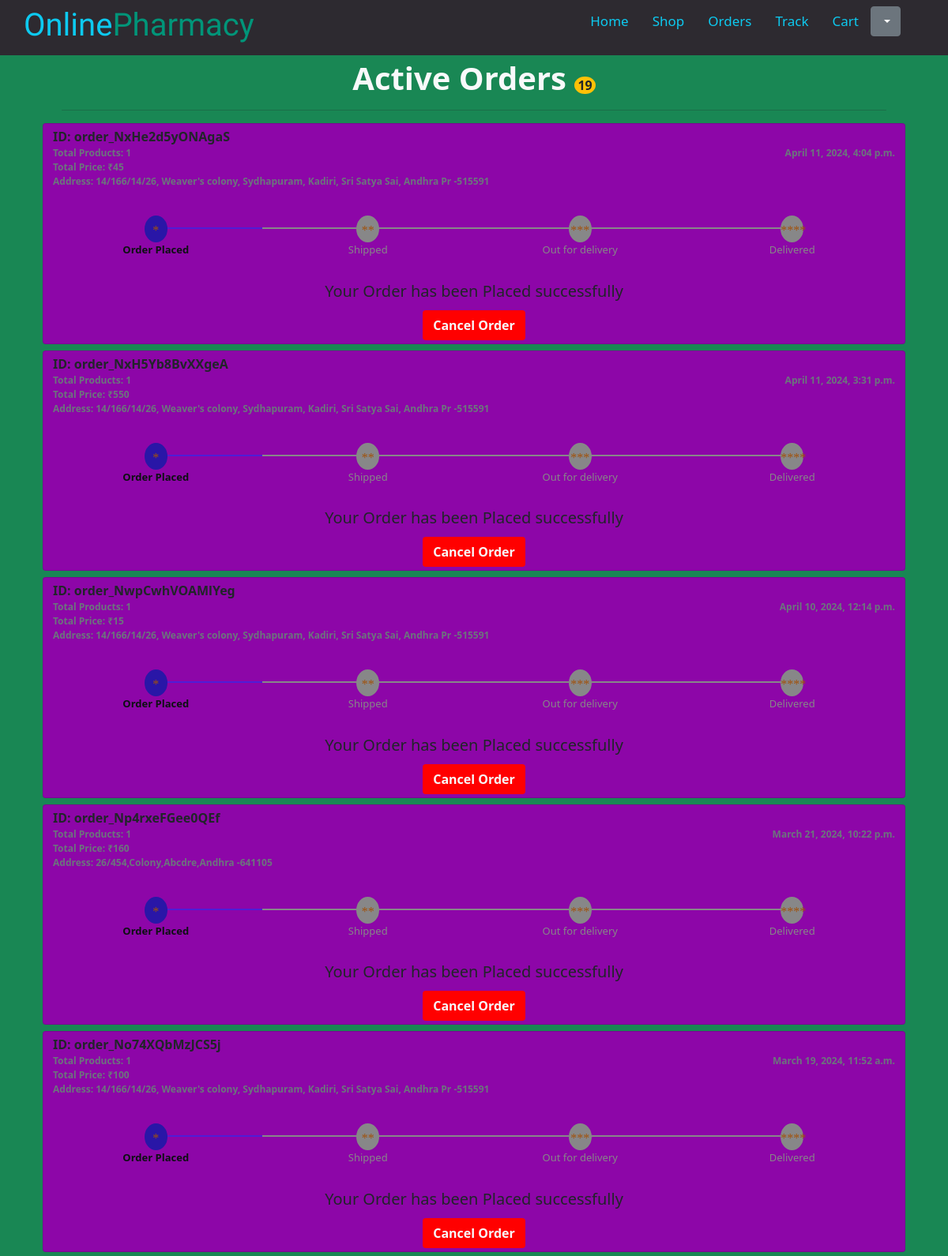
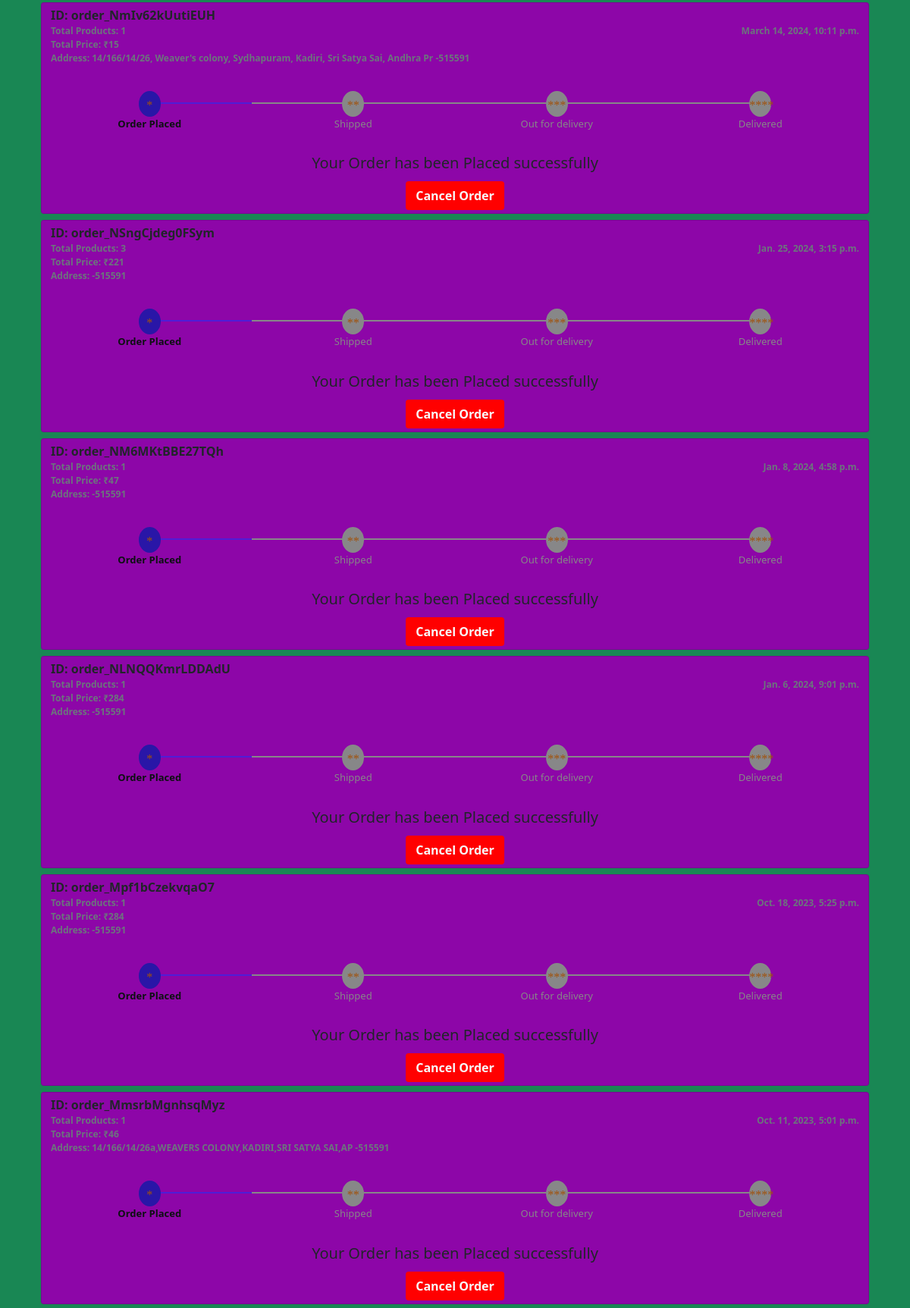
Screenshot of /orders/ (signed in, upper part) with the database file from the repository (2 pictures, top to bottom).
### app/models.py (models this page shows)
class Orders(models.Model):
    statusoption=(
        (1,'Active'),
        (2,'Dispatched'),
        (3,'Out For Delivery'),
        (4,'Delivered'),
        (5,'Declined')
    )
    user=models.ForeignKey(User, on_delete=models.CASCADE)
    orderid=models.CharField(max_length=100)
    totalprice=models.IntegerField(null=False,blank=False)
    totalproducts=models.IntegerField(null=False,blank=False)
    status=models.IntegerField(choices=statusoption,default=1,null=False,blank=False)
    address=models.TextField(max_length=300)
    pincode=models.CharField(max_length=6)
    created_at=models.DateTimeField(auto_now_add=True)
    updated_at=models.DateTimeField(auto_now=True)
    review=models.BooleanField(default=False)
    class Meta:
        ordering =('-updated_at',)

### app/views.py (the view)
# urls.py: path('orders/',views.order),
def order(req):
    if req.user.is_authenticated :
        order=Orders.objects.filter(user=req.user).exclude(status=4).exclude(status=5)
        previous=Orders.objects.filter(user=req.user).exclude(status=1).exclude(status=2).exclude(status=3)
        print(previous)
        return render(req,"orders.html",{"order" : order,"previous" : previous,"ordercount" : order.count(),"pcount":previous.count()})
    return render(req,"orders.html")

### app/templates/orders.html (shortened to what this page needs)
<!DOCTYPE html>
{% extends 'base.html' %}
{% load static %}
{% block content %}
<html lang="en">
<head>
    <link href="https://cdn.jsdelivr.net/npm/bootstrap@5.3.2/dist/css/bootstrap.min.css" rel="stylesheet">
    <link href="https://cdn.jsdelivr.net/npm/bootstrap@5.0.2/dist/css/bootstrap.min.css" rel="stylesheet">
    <link rel="stylesheet" href="{% static 'css/orders.css'%}">
</head>
<body class="" style="background-color :#198754">
    <div class="container-sm " style="background-color :#198754" id="opener">
        {% if user.is_authenticated %}
        <div class="container">
            <h1 class="text-center text-light fw-bold ">Active Orders
                <span class="rounded-circle bg-warning fs-6 px-1 text-dark"> {{ordercount}}</span>
            </h1>
        <hr class="text-dark">
        </div>
        {% if  ordercount == 0 %}
        <div class="bg-light p-2 rounded-pill w-100 my-2 container text-center">
            <h4>No Active Orders..😕</h4>
            <a href="/shop" class="btn btn-primary" type="button">Shop Now</a>
        </div>
        {% else %}
        {% for i in order %}
        <a href="/invoice/{{i.orderid}}" class="text-decoration-none" >
            <div class="card card-timeline px-2 rounded-6 w-100 my-2 ">
                <div class="p-1">
                    <p class="fw-bold m-0">ID: {{i.orderid}}</p>
                    <p class="fw-bold text-secondary m-0 float-sm-end"  style="font-size:12px;">{{i.created_at}}</p>
                    <p class="fw-bold text-secondary m-0  "  style="font-size:12px;">Total Products: {{i.totalproducts}}</p>
                    <p class="fw-bold text-secondary m-0 "  style="font-size:12px;">Total Price: &#8377;{{i.totalprice}}</p>
                <p class="fw-bold text-secondary m-0 "  style="font-size:12px;">Address: {{i.address}} -{{i.pincode}}</p>
            </div>
            <ul class="bs4-order-tracking">
                <li class="step
                            {% if i.status > 0%}
                            active
                            {% endif %}
                ">
                    <div>
                        <i class="bi bi-truck"><span class="material-symbols-outlined text-center pt-2 fs-6">
                            </span></i>
                    </div> Order Placed
                </li>
                    <li class="step ">
                        <div><i class="">
                            <span class="material-symbols-outlined text-center pt-2 fs-6">
                            </span>
                        </i>
                    </div>Shipped</li> <li class="step ">
                        <div>
                            <i class="bi bi-truck"><span class="material-symbols-outlined text-center pt-2 fs-6">
                            </span></i>
                        </div> Out for delivery </li>
                        <li class="step "> <div>
                                <i class="fas  "><span class="material-symbols-outlined text-center pt-2 fs-6">
                                </span></i></div> Delivered </li>
                            </ul>
                            <h5 class="text-center">
                                {% if i.status == 1 %} Your Order has been Placed successfully
                                {% elif i.status == 2 %}
                                Your Order has been Dispatched and Shipped
                            {% elif i.status == 3 %}
Your Order is out for Delivery!!!
                            {% endif %}
                        </h5>
                        <form action="/cancel/" method="post" class="text-center">
                            <button  class="btn mx-auto my-1 text-light fw-bold" type="submit" style="background-color: red;">Cancel Order</button>
                        </form>
                    </div>
                </a>
                    {% endfor %}
                    {% endif %}
{% endif %}
    </div>
</body>
</html>
    {% endblock  %}

### app/static/css/orders.css (style rules this page uses)
body { vertical-align: middle; }
#opener { min-height:70vh; padding-top: 75px; }
.bs4-order-tracking { margin-bottom: 30px;overflow: hidden;color: hsl(184, 12%, 45%);padding-left: 0px;margin-top: 30px }
.bs4-order-tracking li { list-style-type: none;font-size: 13px;width: 25%;float: left;position: relative;font-weight: 400;color: #878788;text-align: center }
.bs4-order-tracking li:first-child:before { margin-left: 15px !important;padding-left: 11px !important;text-align : left !important }
.bs4-order-tracking li:last-child:before { margin-right: 5px !important;padding-right: 11px !important;text-align : right !important }
.bs4-order-tracking li>div { color: hsl(28, 86%, 34%);width: 29px;text-align: center;line-height: 29px;display: block;font-size: 12px;background: #878788;border-radius: 50%;margin: auto }
.bs4-order-tracking li:after { content: '';width: 150%;height: 2px;background: #878788;position: absolute;left: 0%;right: 0%;top: 15px;z-index: -1 }
.bs4-order-tracking li:first-child:after { left: 50% }
.bs4-order-tracking li:last-child:after { left: 0%!important;width: 0% !important }
.bs4-order-tracking li.active { font-weight: bold;color: hsl(204, 16%, 6%) }
.bs4-order-tracking li.active>div { background: hsl(248, 77%, 37%) }
.bs4-order-tracking li.active:after { background: hsl(256, 76%, 48%) }
.card-timeline { background-color: #8d06a8;z-index: 0 }

### app/templates/base.html (style rules this page uses)
* { margin: 0; padding: 0; box-sizing: border-box; transition: all 0.4s ease;; }
:root { --body-color: #E4E9F7; --nav-color: #2d2a30; --side-nav: #010718; --text-color: #0dcaf0; --search-bar: #F2F2F2; --search-text: #010718; }
* { padding: 0; margin: 0; }
body { font-family: 'Poppins', sans-serif; }
html { background-color: #eaf0f2; }

### rows the page displays
Orders: orderid "order_NxHe2d5yONAgaS", created_at "April 11, 2024, 4:04 p.m.", totalproducts "1", totalprice "45", address "14/166/14/26, Weaver's colony, Sydhapuram, Kadiri, Sri Satya Sai, Andhra Pr", pincode "515591", status "Your Order has been Placed successfully"
Orders: orderid "order_NxH5Yb8BvXXgeA", created_at "April 11, 2024, 3:31 p.m.", totalproducts "1", totalprice "550", address "14/166/14/26, Weaver's colony, Sydhapuram, Kadiri, Sri Satya Sai, Andhra Pr", pincode "515591", status "Your Order has been Placed successfully"
Orders: orderid "order_NwpCwhVOAMlYeg", created_at "April 10, 2024, 12:14 p.m.", totalproducts "1", totalprice "15", address "14/166/14/26, Weaver's colony, Sydhapuram, Kadiri, Sri Satya Sai, Andhra Pr", pincode "515591", status "Your Order has been Placed successfully"
Orders: orderid "order_Np4rxeFGee0QEf", created_at "March 21, 2024, 10:22 p.m.", totalproducts "1", totalprice "160", address "26/454,Colony,Abcdre,Andhra", pincode "641105", status "Your Order has been Placed successfully"
Orders: orderid "order_No74XQbMzJCS5j", created_at "March 19, 2024, 11:52 a.m.", totalproducts "1", totalprice "100", address "14/166/14/26, Weaver's colony, Sydhapuram, Kadiri, Sri Satya Sai, Andhra Pr", pincode "515591", status "Your Order has been Placed successfully"
Orders: orderid "order_NmIv62kUutiEUH", created_at "March 14, 2024, 10:11 p.m.", totalproducts "1", totalprice "15", address "14/166/14/26, Weaver's colony, Sydhapuram, Kadiri, Sri Satya Sai, Andhra Pr", pincode "515591", status "Your Order has been Placed successfully"
Orders: orderid "order_NSngCjdeg0FSym", created_at "Jan. 25, 2024, 3:15 p.m.", totalproducts "3", totalprice "221", pincode "515591", status "Your Order has been Placed successfully"
Orders: orderid "order_NM6MKtBBE27TQh", created_at "Jan. 8, 2024, 4:58 p.m.", totalproducts "1", totalprice "47", pincode "515591", status "Your Order has been Placed successfully"
Orders: orderid "order_NLNQQKmrLDDAdU", created_at "Jan. 6, 2024, 9:01 p.m.", totalproducts "1", totalprice "284", pincode "515591", status "Your Order has been Placed successfully"
Orders: orderid "order_Mpf1bCzekvqaO7", created_at "Oct. 18, 2023, 5:25 p.m.", totalproducts "1", totalprice "284", pincode "515591", status "Your Order has been Placed successfully"
Orders: orderid "order_MmsrbMgnhsqMyz", created_at "Oct. 11, 2023, 5:01 p.m.", totalproducts "1", totalprice "46", address "14/166/14/26a,WEAVERS COLONY,KADIRI,SRI SATYA SAI,AP", pincode "515591", status "Your Order has been Placed successfully"

### other values shown
{{ ordercount }} "19"
